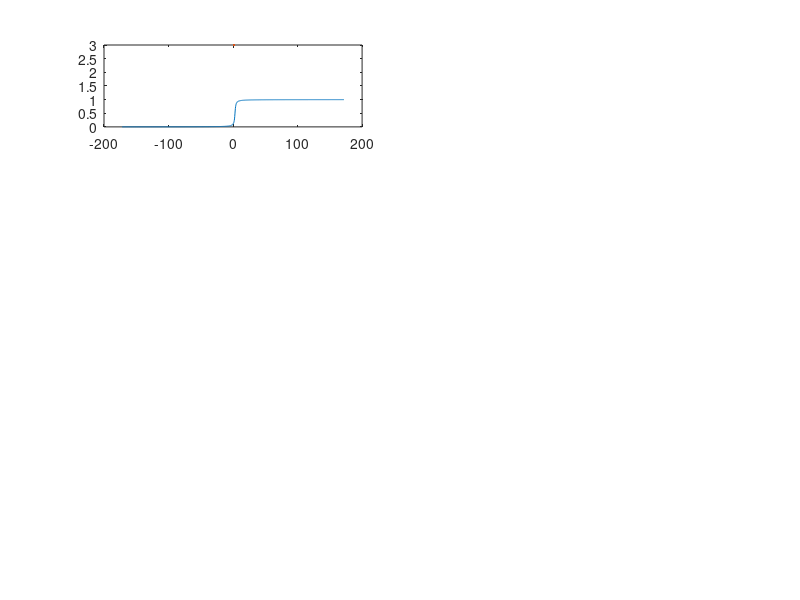

The MATLAB script that drew this image: (Note: this script raises an error after producing the figure.)
clear all
clf

%motor position/ imu angle
x = linspace(-pi,1.1*pi,1000);
imu = linspace(-3,3,1000);

%torque amplitude
As = 2;
Al = 2;
Ss = 1;

%reduction ratio
Rpulley = 57; %mm
l = 20;
delatCable = l*(1+cos(pi/4))
delatThetaMot = delatCable/Rpulley;
delatArm = deg2rad(150);
R = delatArm/delatThetaMot

%orgine leg and shoulder
zero_leg = -4.0;
zero_shoulder = 0.07;
midpoint = 1.74;

%torque
Ts = As*sin((x-midpoint)*R-(pi/2)) +As;
Tleg = As*sin(imu*2+(pi/2)) -As;

switching = 1-(1/pi)*atan(rad2deg(imu)+20)-1 ;


Switch_leg = (1/pi)*atan(rad2deg(imu) -3)+0.5; 
Switch_shoulder = (1-Switch_leg);

Ts_switch = Ts.*(1-Switch_leg);
Tleg_switch = Tleg.*Switch_leg;



figure(1)

subplot(4,2,1)
plot(rad2deg(imu),Switch_leg,LineWidth=3)
title("$SW_{leg}$ (Switching)",Interpreter="latex",FontSize=20)
xlabel("$\theta_{mot} (degrees)$",Interpreter="latex",FontSize=15)
ylabel("ON/OFF",Interpreter="latex",FontSize=15)
xregion(-100,200,"FaceColor", 'g');
xregion(-200,-100,"FaceColor", 'b');
txt1 = {'Leg ON'};
text(-180,0.5,txt1, fontsize=15)
txt2 = {'Leg OFF'};
text(50,0.5,5,txt2,fontsize=15)

subplot(4,2,2)
plot(rad2deg(imu),Switch_shoulder,LineWidth=3)
title("$SW_{shoulder}$ (Switching)",Interpreter="latex",FontSize=20)
xlabel("$\theta_{mot} (degrees)$",Interpreter="latex",FontSize=15)
ylabel("ON/OFF",Interpreter="latex",FontSize=15)
xregion(100,200,"FaceColor", 'r');
xregion(-200,100,"FaceColor", 'g');
txt1 = {'Shoulder OFF'};
text(-100,0.5,txt1, fontsize=15)
txt2 = {'Shoulder',' ON'};
text(120,0.5,5,txt2,fontsize=15)



subplot(4,2,3)
plot(rad2deg(imu),Tleg,LineWidth=3)
title("$\tau_{leg} $",Interpreter="latex",FontSize=20)
xlabel("$\theta_{mot} (degrees)$",Interpreter="latex",FontSize=15)
ylabel("$\tau_{mot} (N.m)$",Interpreter="latex",FontSize=15)
xregion(-rad2deg(midpoint),rad2deg(midpoint),"FaceColor", 'g'); % Note, 80 is the end point so if you pan past 80, the region will stop.
xregion(rad2deg(midpoint), 250, "FaceColor", [1 0 0]);
xregion(-rad2deg(midpoint), -200, "FaceColor", [0 0 0.6]); 
ylabel("$\tau_{mot} (N.m)$",Interpreter="latex",FontSize=15)
txt1 = {'Leg','ON'};
text(-180,-3,txt1, fontsize=15)
txt2 = {'Slack'};
text(-20,-3,5,txt2,fontsize=15)
txt3 = {'Shoulder','ON'};
text(120,-3,5,txt3,fontsize=15)




subplot(4,2,4)
plot(rad2deg(x),Ts,LineWidth=3)
title("$\tau_{shoulder} $",Interpreter="latex",FontSize=20)
xlabel("$\theta_{mot} (degrees)$",Interpreter="latex",FontSize=15)
ylabel("$\tau_{mot} (N.m)$",Interpreter="latex",FontSize=15)
xregion(-rad2deg(midpoint),rad2deg(midpoint),"FaceColor", 'g'); % Note, 80 is the end point so if you pan past 80, the region will stop.
xregion(rad2deg(midpoint), 250, "FaceColor", [1 0 0]);
xregion(-rad2deg(midpoint), -200, "FaceColor", [0 0 0.6]); 
ylabel("$\tau_{mot} (N.m)$",Interpreter="latex",FontSize=15)
txt1 = {'Leg','ON'};
text(-180,3,txt1, fontsize=15)
txt2 = {'Slack'};
text(-20,3,5,txt2,fontsize=15)
txt3 = {'Shoulder','ON'};
text(120,3,5,txt3,fontsize=15)

subplot(4,2,5)
plot(rad2deg(x),Tleg_switch,LineWidth=3)
title("$\tau_{leg}^{SW}$",Interpreter="latex",FontSize=20)
xlabel("$\theta_{mot} (degrees)$",Interpreter="latex",FontSize=15)
ylabel("$\tau_{mot} (N.m)$",Interpreter="latex",FontSize=15)
xregion(-rad2deg(midpoint),rad2deg(midpoint),"FaceColor", 'g'); % Note, 80 is the end point so if you pan past 80, the region will stop.
xregion(rad2deg(midpoint), 250, "FaceColor", [1 0 0]);
xregion(-rad2deg(midpoint), -200, "FaceColor", [0 0 0.6]); 
ylabel("$\tau_{mot} (N.m)$",Interpreter="latex",FontSize=15)
txt1 = {'Leg','ON'};
text(-180,-3,txt1, fontsize=15)
txt2 = {'Slack'};
text(-20,-3,5,txt2,fontsize=15)
txt3 = {'Shoulder','ON'};
text(120,-3,5,txt3,fontsize=15)


subplot(4,2,6)
plot(-rad2deg(x),Ts_switch,LineWidth=3)
title("$\tau_{shoulder}^{SW}$",Interpreter="latex",FontSize=20)
xlabel("$\theta_{mot} (degrees)$",Interpreter="latex",FontSize=15)
ylabel("$\tau_{mot} (N.m)$",Interpreter="latex",FontSize=15)
xregion(-rad2deg(midpoint),rad2deg(midpoint),"FaceColor", 'g'); % Note, 80 is the end point so if you pan past 80, the region will stop.
xregion(rad2deg(midpoint), 250, "FaceColor", [1 0 0]);
xregion(-rad2deg(midpoint), -200, "FaceColor", [0 0 0.6]); 
ylabel("$\tau_{mot} (N.m)$",Interpreter="latex",FontSize=15)
txt1 = {'Leg','ON'};
text(-180,3,txt1, fontsize=15)
txt2 = {'Slack'};
text(-20,3,5,txt2,fontsize=15)
txt3 = {'Shoulder','ON'};
text(120,3,5,txt3,fontsize=15)


subplot(4,2,7)
plot(rad2deg(x),Ts_switch + Tleg_switch,LineWidth=3)
title("$\tau_{motor} = \tau_{shoulder}^{SW} + \tau_{leg}^{SW}$",Interpreter="latex",FontSize=20)
xlabel("$\theta_{mot} (degrees)$",Interpreter="latex",FontSize=15)
ylabel("$\tau_{mot} (N.m)$",Interpreter="latex",FontSize=15)
xregion(-rad2deg(midpoint),rad2deg(midpoint),"FaceColor", 'g'); % Note, 80 is the end point so if you pan past 80, the region will stop.
xregion(rad2deg(midpoint), 250, "FaceColor", [1 0 0]);
xregion(-rad2deg(midpoint), -200, "FaceColor", [0 0 0.6]); 
ylabel("$\tau_{mot} (N.m)$",Interpreter="latex",FontSize=15)
txt1 = {'Leg','ON'};
text(-180,3,txt1, fontsize=15)
txt2 = {'Slack'};
text(-20,3,5,txt2,fontsize=15)
txt3 = {'Shoulder','ON'};
text(120,3,5,txt3,fontsize=15)

subplot(4,2,8)
plot(rad2deg(x),switching,LineWidth=3)
title("$SW_{imu}$", Interpreter="latex",fontsize=20)
xlabel("$\theta_{imu} (degrees)$",Interpreter="latex",FontSize=15)
ylabel("$\tau_{mot} (N.m)$",Interpreter="latex",FontSize=15)
xregion(10,200,"FaceColor", [0 0.7 0]); % Note, 80 is the end point so if you pan past 80, the region will stop.
xregion(-200, 10, "FaceColor", [0 1 0]);
ylabel("$\tau_{mot} (N.m)$",Interpreter="latex",FontSize=15)



%%%%%%%%%%%%%%%%%%%%% 3d graph %%%%%%%%%%%%%%%

%colormaps
mymap1 = [0 0 0.7
    0 0 0.7
    0 0 0.7
    0 0 0.7
    0.7 0 0
    0.7 0 0
    0.7 0 0
    0.7 0 0];

mymap2 = [0 1 0
    0 0.5 0
    0 0.5 0];


%% plot surfaces



%create surface
[X,Y] = meshgrid(-3:0.08:3,-0.5:0.06:2.2); %some x and y data
%torque
Ts = As*sin((X-midpoint)*R-(pi/2)) +As +1 ;
Tleg = As*sin(Y*2+(pi/2)) -As;

Switch_leg = (1/pi)*atan(rad2deg(Y) -3)+0.5; 
Switch_shoulder = 1-((1/pi)*atan(rad2deg(Y)-10)+0.5);

Ts_switch = Ts.*Switch_shoulder;% .*((1/pi)*atan(rad2deg(x-midpoint) -3)+0.5)
Tleg_switch = Tleg.*Switch_leg;

switching = -0.5*(1/pi)*atan(rad2deg(Y)-20)-0.1;

Z = Ts_switch+Tleg_switch;



figure(2)
surf(rad2deg(X),rad2deg(Y),Z,Z,'FaceAlpha',0.4,'EdgeAlpha',0.6,'DisplayName', 'torque'); %surface plot
ax1.Visible = 'on'
xlabel("\textbf{$\theta_{m} (degrees)$}", Interpreter="latex",fontsize=25)
ylabel("$\theta_{imu} (degrees)$", Interpreter="latex",fontsize=25)
zlabel("$\tau_{m} (N.m)$", Interpreter="latex",fontsize=25)

title("$\tau_{motor} = \tau_{shoulder}^{SW} + \tau_{leg}^{SW} + SW_{imu}$",Interpreter="latex",FontSize=15)
colormap(mymap1)

%% plot orgine of the leg and shoulder

%origine shoulder:
y1 = -0.4:0.1:2.2; %some x path
x1 = linspace(midpoint,midpoint,length(y1));
InterpStyle = 'spline'; %you can choose cubic, nearest, makima, linear, or spline
z1 = interp2(rad2deg(X),rad2deg(Y),Z,rad2deg(x1),rad2deg(y1),'cubic',0); %Cast points(X,Y) on the surface by interpolating Z
hold on
plot3(rad2deg(x1),rad2deg(y1),z1,'-.','LineWidth',2,'Color',[0 0 0], 'DisplayName', 'Origine shoulder') %show the new data

%origine leg
x1 = -pi:0.1:pi; %some y path
y1 = linspace(12,12,length(x1)); %some x path
InterpStyle = 'spline'; %you can choose cubic, nearest, makima, linear, or spline
z1 = interp2(rad2deg(X),rad2deg(Y),Z,rad2deg(x1),y1,'cubic',0); %Cast points(X,Y) on the surface by interpolating Z
hold on
plot3(rad2deg(x1),y1,z1,'-k','LineWidth',2,'Color',[0 0 0], 'DisplayName', 'Origine leg') %show the new data

%% create the path of a scenario (lowering arm, then bending)

%path 1
x1 = midpoint:0.1:2.6; %some x path
y1 = linspace(0,0,length(x1)); %some y path
InterpStyle = 'spline'; %you can choose cubic, nearest, makima, linear, or spline
z1 = interp2(rad2deg(X),rad2deg(Y),Z,rad2deg(x1),rad2deg(y1),'nearest',0); %Cast points(X,Y) on the surface by interpolating Z
hold on
plot3(rad2deg(x1),rad2deg(y1),z1,'-k','LineWidth',4,'Color',[0 0 1]) %show the new data

%path 2
y1 = 0:0.01:deg2rad(13); %some x path
x1 = linspace(midpoint,midpoint,length(y1)); %some y path
InterpStyle = 'spline'; %you can choose cubic, nearest, makima, linear, or spline
z1 = interp2(rad2deg(X),rad2deg(Y),Z,rad2deg(x1),rad2deg(y1),'cubic',0); %your interpolated z values
hold on
plot3(rad2deg(x1),rad2deg(y1),z1,'-k','LineWidth',4,'Color',[0 0 1]) %show the new data

%path 3
x1 = -midpoint+0.1:0.05:midpoint; %some x path
y1 = linspace(deg2rad(20),deg2rad(13),length(x1)); %some y path
InterpStyle = 'spline'; %you can choose cubic, nearest, makima, linear, or spline
z1 = interp2(rad2deg(X),rad2deg(Y),Z,rad2deg(x1),rad2deg(y1),'makima',0); %your interpolated z values
hold on
plot3(rad2deg(x1),rad2deg(y1),z1,'-k','LineWidth',4,'Color',[0 0 1]) %show the new data

%path 4
x1 = linspace(-midpoint+0.1,-midpoint+0.1+deg2rad(87),1000); %some x path
y1 = linspace(deg2rad(20),deg2rad(100),length(x1)); %some y path
InterpStyle = 'spline'; %you can choose cubic, nearest, makima, linear, or spline
z1 = interp2(rad2deg(X),rad2deg(Y),Z,rad2deg(x1),rad2deg(y1),'makima',0); %your interpolated z values
hold on
plot3(rad2deg(x1),rad2deg(y1),z1,'-k','LineWidth',4,'Color',[0 0 1]) %show the new data
%path 5
x1 = linspace(-midpoint,-midpoint+0.1+deg2rad(87),1000); %some x path
y1 = linspace(deg2rad(12),deg2rad(100),length(x1)); %some y path
InterpStyle = 'spline'; %you can choose cubic, nearest, makima, linear, or spline
z1 = interp2(rad2deg(X),rad2deg(Y),Z,rad2deg(x1),rad2deg(y1),'makima',0); %your interpolated z values
hold on
plot3(rad2deg(x1),rad2deg(y1),z1,'-k','LineWidth',4,'Color',[0 1 0]) %show the new data

%path 6
x1 = linspace(-midpoint,midpoint,1000); %some x path
y1 = linspace(deg2rad(12),deg2rad(0),length(x1)); %some y path
InterpStyle = 'spline'; %you can choose cubic, nearest, makima, linear, or spline
z1 = interp2(rad2deg(X),rad2deg(Y),Z,rad2deg(x1),rad2deg(y1),'makima',0); %your interpolated z values
hold on
plot3(rad2deg(x1),rad2deg(y1),z1,'-k','LineWidth',4,'Color',[0 1 0]) %show the new data






view(-140,30)





